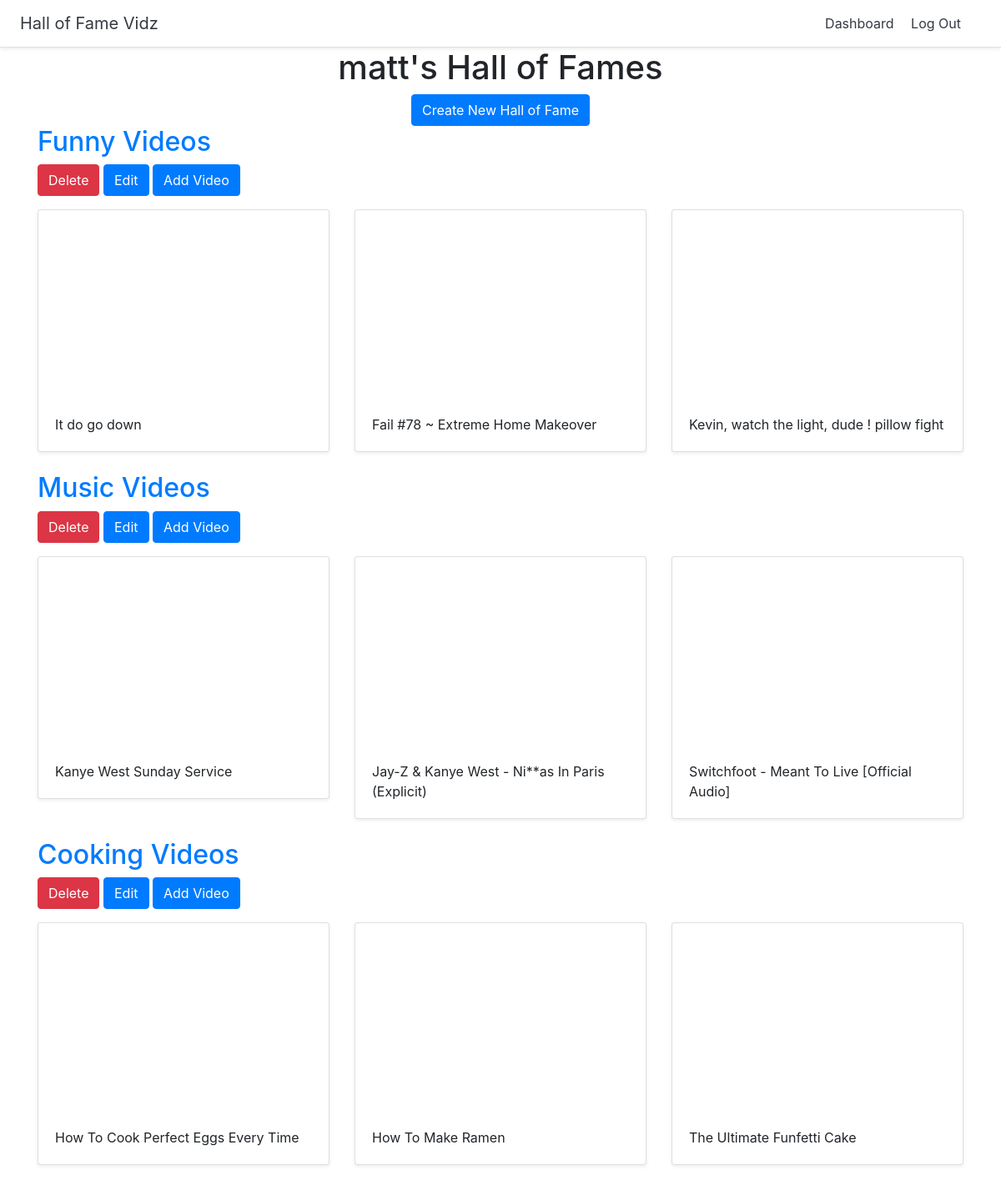
The page /dashboard (signed in) on the database its author committed.
### halls/models.py (models this page shows)
class Hall(models.Model):
    title = models.CharField(max_length=255)
    user = models.ForeignKey(User, on_delete=models.CASCADE)

class Video(models.Model):
    title = models.CharField(max_length=255)
    url = models.URLField()
    youtube_id = models.CharField(max_length=255)
    hall = models.ForeignKey(Hall, on_delete=models.CASCADE)

### halls/views.py (the view)
# urls.py: path('dashboard', views.dashboard, name='dashboard'),
@login_required
def dashboard(request):
    halls = Hall.objects.filter(user=request.user)
    return render(request, 'halls/dashboard.html', {'halls':halls})

### halls/templates/halls/dashboard.html
{% extends 'halls/base.html' %}
{% block content %}
<div class="container">
  <div class="text-center">
    <h1>{{ user.username }}'s Hall of Fames</h1>
    <a href="{% url 'create_hall' %}" class="btn btn-primary">Create New Hall of Fame</a>
  </div>
    {% for hall in halls %}
<h2><a href="{% url 'detail_hall' hall.id %}">{{ hall.title }}</a></h2>
<a href="{% url 'delete_hall' hall.id %}" class="btn btn-danger">Delete</a>
<a href="{% url 'update_hall' hall.id %}" class="btn btn-primary">Edit</a>
<a href="{% url 'add_video' hall.id %}" class="btn btn-primary">Add Video</a>
    <div class="row">
      {% for video in hall.video_set.all %}
      <div class="col-md-4 mt-3">
        <div class="card mb-4 shadow-sm">
          <iframe width="100%" height="225" src="https://www.youtube.com/embed/{{ video.youtube_id }}" frameborder="0" allow="accelerometer; autoplay; encrypted-media; gyroscope; picture-in-picture" allowfullscreen></iframe>
          <div class="card-body">
            <p class="card-text">{{ video.title }}</p>
          </div>
        </div>
      </div>
      {% endfor %}
      </div>
    {% endfor %}
</div>
{% endblock %}

### rows shown on the page
Hall: title "Funny Videos"
Video: title "It do go down"
Video: title "Fail #78 ~ Extreme Home Makeover"
Video: title "Kevin, watch the light, dude ! pillow fight"
Hall: title "Music Videos"
Video: title "Kanye West Sunday Service"
Video: title "Jay-Z & Kanye West - Ni**as In Paris (Explicit)"
Video: title "Switchfoot - Meant To Live [Official Audio]"
Hall: title "Cooking Videos"
Video: title "How To Cook Perfect Eggs Every Time"
Video: title "How To Make Ramen"
Video: title "The Ultimate Funfetti Cake"

### other values the page prints
{{ user.username }} "matt"
